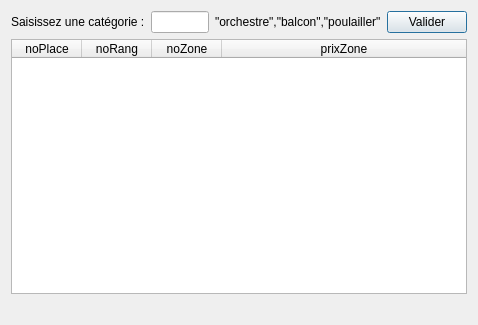
<?xml version="1.0" encoding="UTF-8"?>
<ui version="4.0">
 <class>fct_fournie_2</class>
 <widget class="QDialog" name="fct_fournie_2">
  <property name="geometry">
   <rect>
    <x>0</x>
    <y>0</y>
    <width>478</width>
    <height>325</height>
   </rect>
  </property>
  <property name="windowTitle">
   <string>Liste et prix des places d'une zone</string>
  </property>
  <layout class="QVBoxLayout" name="verticalLayout">
   <item>
    <layout class="QHBoxLayout" name="horizontalLayout">
     <item>
      <widget class="QLabel" name="label">
       <property name="text">
        <string>Saisissez une catégorie :</string>
       </property>
      </widget>
     </item>
     <item>
      <widget class="QLineEdit" name="lineEdit"/>
     </item>
     <item>
      <widget class="QLabel" name="label_2">
       <property name="text">
        <string>&quot;orchestre&quot;,&quot;balcon&quot;,&quot;poulailler&quot;</string>
       </property>
      </widget>
     </item>
     <item>
      <widget class="QPushButton" name="pushButton">
       <property name="text">
        <string>Valider</string>
       </property>
      </widget>
     </item>
    </layout>
   </item>
   <item>
    <widget class="QTableWidget" name="table_fct_fournie_2">
     <attribute name="horizontalHeaderDefaultSectionSize">
      <number>70</number>
     </attribute>
     <attribute name="horizontalHeaderMinimumSectionSize">
      <number>50</number>
     </attribute>
     <attribute name="horizontalHeaderStretchLastSection">
      <bool>true</bool>
     </attribute>
     <attribute name="verticalHeaderVisible">
      <bool>false</bool>
     </attribute>
     <column>
      <property name="text">
       <string>noPlace</string>
      </property>
     </column>
     <column>
      <property name="text">
       <string>noRang</string>
      </property>
     </column>
     <column>
      <property name="text">
       <string>noZone</string>
      </property>
     </column>
     <column>
      <property name="text">
       <string>prixZone</string>
      </property>
     </column>
    </widget>
   </item>
   <item>
    <widget class="QLabel" name="label_fct_fournie_2">
     <property name="text">
      <string/>
     </property>
     <property name="alignment">
      <set>Qt::AlignCenter</set>
     </property>
    </widget>
   </item>
  </layout>
 </widget>
 <resources/>
 <connections>
  <connection>
   <sender>pushButton</sender>
   <signal>clicked()</signal>
   <receiver>fct_fournie_2</receiver>
   <slot>refreshResult()</slot>
   <hints>
    <hint type="sourcelabel">
     <x>437</x>
     <y>21</y>
    </hint>
    <hint type="destinationlabel">
     <x>91</x>
     <y>1</y>
    </hint>
   </hints>
  </connection>
 </connections>
 <slots>
  <slot>refreshResult()</slot>
 </slots>
</ui>
